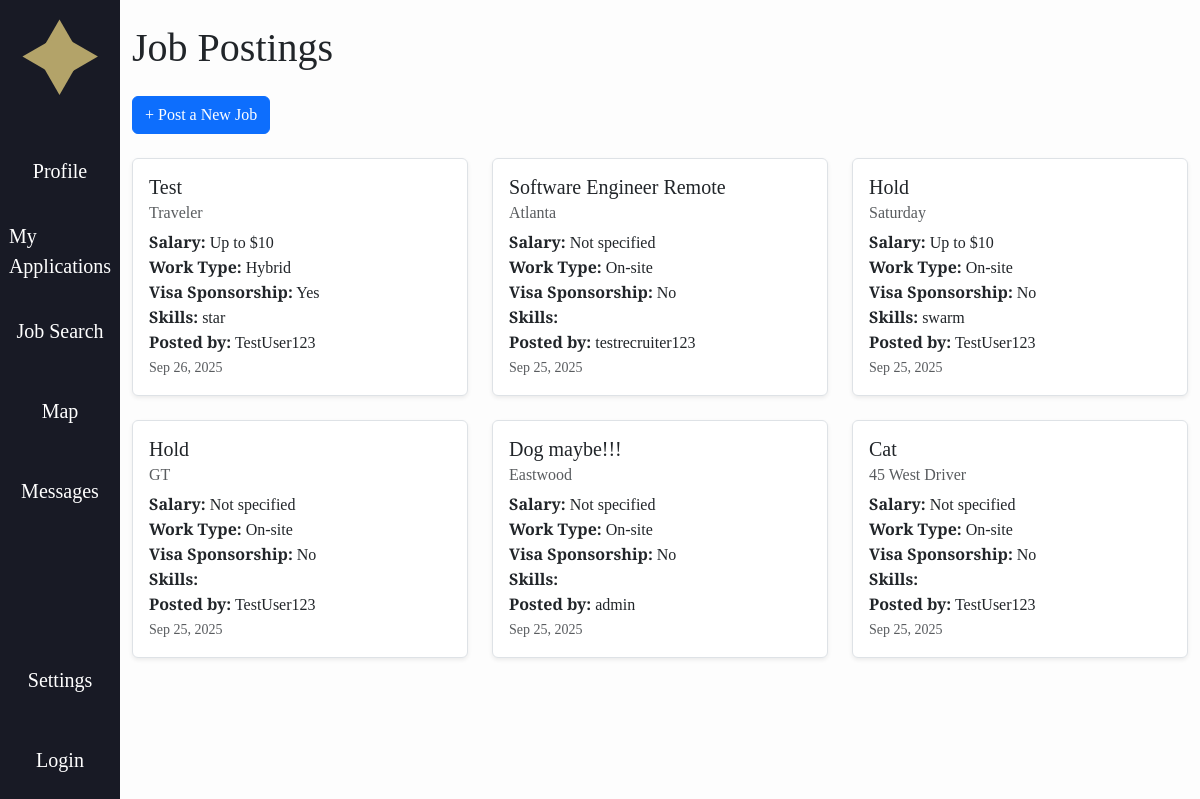
Screenshot of /jobs/ with the database file from the repository.
### jobs/models.py (models this page shows, shortened)
class JobPosting(models.Model):
    REMOTE_CHOICES = [
        ("remote", "Remote"),
        ("onsite", "On-site"),
        ("hybrid", "Hybrid"),
    ]
    VISA_CHOICES = [
        ("yes", "Yes"),
        ("no", "No"),
    ]
    title = models.CharField(max_length=200)
    skills = models.TextField(
        help_text="List required skills, separated by commas",
        default=""
    )
    location = models.CharField(max_length=100, default="Not specified")
    min_salary = models.IntegerField(default=0, help_text="Minimum annual salary (USD)")
    max_salary = models.IntegerField(default=0, help_text="Maximum annual salary (USD)")
    remote_or_onsite = models.CharField(
        max_length=20,
        choices=REMOTE_CHOICES,
        default="onsite"
    )
    visa_sponsorship = models.CharField(
        max_length=3,
        choices=VISA_CHOICES,
        default="no"
    )
    posted_by = models.ForeignKey(User, on_delete=models.CASCADE)
    date_posted = models.DateTimeField(auto_now_add=True)
    @property
    def salary_display(self):
        if self.min_salary and self.max_salary:
            return f"${self.min_salary:,} - ${self.max_salary:,}"
        elif self.min_salary:
            return f"From ${self.min_salary:,}"
        elif self.max_salary:
            return f"Up to ${self.max_salary:,}"
        return "Not specified"

### accounts/models.py (models this page shows)
class CustomUser(AbstractUser):
    ROLE_CHOICES = (
        ("recruiter", "Recruiter"),
        ("user", "User"),
    )
    role = models.CharField(max_length=20, choices=ROLE_CHOICES, default="user")
    fname = models.CharField(max_length=30, blank=True, default='')
    lname = models.CharField(max_length=30, blank=True, default='')
    headline = models.CharField(max_length=255, blank=True, default='')
    skills = models.TextField(blank=True, default='')
    education = models.TextField(blank=True, default='')
    work_experience = models.TextField(blank=True, default='')
    location = models.CharField(max_length=255, blank=True, default='')
    links = models.TextField(blank=True, default='')
    show_headline = models.BooleanField(default=True)
    show_skills = models.BooleanField(default=True)
    show_education = models.BooleanField(default=True)
    show_work_experience = models.BooleanField(default=True)
    show_location = models.BooleanField(default=True)
    show_links = models.BooleanField(default=True)

### jobs/views.py (the view)
# urls.py: path('', views.job_list, name='job_list'),
def job_list(request):
    jobs = JobPosting.objects.all().order_by('-date_posted')
    return render(request, 'jobs/job_list.html', {'jobs': jobs})

### jobble/context_processors.py (called while the page is built, shortened)
def user_template(request):
    return {"base_template": "base.html"}           # default for anonymous users

### jobs/templates/jobs/job_list.html (shortened to what this page needs)
{% extends base_template %}
{% load static %}
{% block content %}
<div class="container py-4">
  <h1 class="mb-4">Job Postings</h1>
  <div class="mb-4">
    <a href="{% url 'create_job' %}" class="btn btn-primary">+ Post a New Job</a>
  </div>
  <div class="row">
    {% for job in jobs %}
      <div class="col-md-6 col-lg-4 mb-4">
        <div class="card shadow-sm h-100">
          <div class="card-body">
            <h5 class="card-title">{{ job.title }}</h5>
            <h6 class="card-subtitle mb-2 text-muted">{{ job.location }}</h6>
            <p class="card-text">
              <strong>Salary:</strong> {{ job.salary_display }} <br>
              <strong>Work Type:</strong> {{ job.get_remote_or_onsite_display }} <br>
              <strong>Visa Sponsorship:</strong> {{ job.get_visa_sponsorship_display }} <br>
              <strong>Skills:</strong> {{ job.skills }} <br>
              <strong>Posted by:</strong> {{ job.posted_by.username }} <br>
              <small class="text-muted">{{ job.date_posted|date:"M d, Y" }}</small>
            </p>
          </div>
        </div>
      </div>
    {% empty %}
      <p>No job postings yet. Be the first to <a href="{% url 'create_job' %}">post one</a>!</p>
    {% endfor %}
  </div>
</div>
{% endblock content %}

### jobble/static/css/style.css (style rules this page uses)
* { font-family: "DM Serif Text", serif; font-weight: 400; font-style: normal; }
body { overflow-x: hidden; }
h1 { font-size: 36px; }
.card { border: 1.5px solid #dee2e6 !important; }

### rows the page displays
JobPosting: title "Test", location "Traveler", salary_display "Up to $10", remote_or_onsite "Hybrid", visa_sponsorship "Yes", skills "star", posted_by.username "TestUser123", date_posted "Sep 26, 2025"
JobPosting: title "Software Engineer Remote", location "Atlanta", salary_display "Not specified", remote_or_onsite "On-site", visa_sponsorship "No", posted_by.username "testrecruiter123", date_posted "Sep 25, 2025"
JobPosting: title "Hold", location "Saturday", salary_display "Up to $10", remote_or_onsite "On-site", visa_sponsorship "No", skills "swarm", posted_by.username "TestUser123", date_posted "Sep 25, 2025"
JobPosting: title "Hold", location "GT", salary_display "Not specified", remote_or_onsite "On-site", visa_sponsorship "No", posted_by.username "TestUser123", date_posted "Sep 25, 2025"
JobPosting: title "Dog maybe!!!", location "Eastwood", salary_display "Not specified", remote_or_onsite "On-site", visa_sponsorship "No", posted_by.username "admin", date_posted "Sep 25, 2025"
JobPosting: title "Cat", location "45 West Driver", salary_display "Not specified", remote_or_onsite "On-site", visa_sponsorship "No", posted_by.username "TestUser123", date_posted "Sep 25, 2025"
